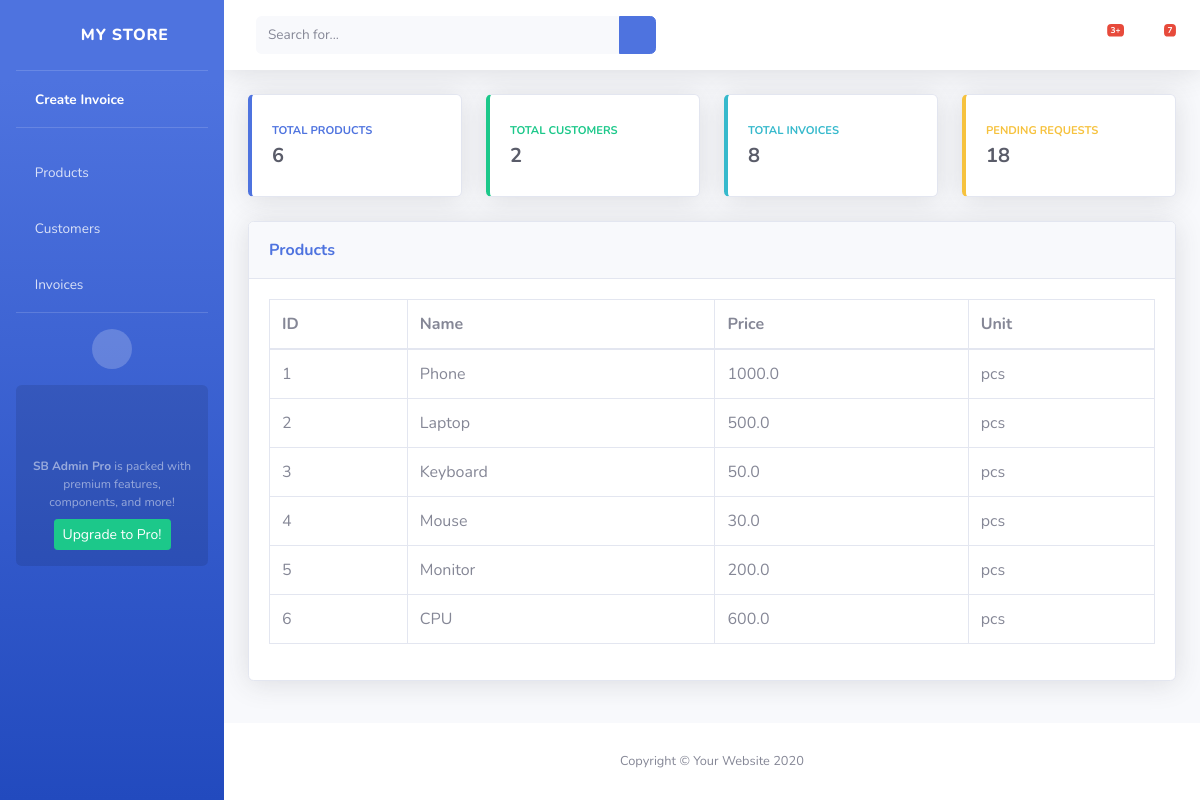
The app's page /view_product/ with its own data.
### invoice/models.py (models this page shows, shortened)
class Product(models.Model):
    product_name = models.CharField(max_length=255)
    product_price = models.FloatField(default=0)
    product_unit = models.CharField(max_length=255)

### invoice/views.py (the view)
# urls.py: path('view_product/', views.view_product, name='view_product'),
def view_product(request):
    total_product = Product.objects.count()
    total_customer = Customer.objects.count()
    total_invoice = Invoice.objects.count()
    product = Product.objects.all()
    context = {
        'total_product': total_product,
        'total_customer': total_customer,
        'total_invoice': total_invoice,
        'product': product,
    }
    return render(request, 'invoice/view_product.html', context)

### invoice/templates/invoice/view_product.html
{% extends "invoice/base/base.html" %}
{% block content %}
<div class="row">
    <div class="col-xl-12 col-lg-7">
        <div class="card shadow mb-4">
            <div class="card-header py-3 d-flex flex-row align-items-center justify-content-between">
                <label class="m-0 font-weight-bold text-primary">Products</label>
            </div>
            <div class="card-body">
                <div class="table-responsive">
                    <table class="table table-bordered" id="dataTable" width="100%" cellspacing="0">
                        <thead>
                            <tr>
                                <th>ID</th>
                                <th>Name</th>
                                <th>Price</th>
                                <th>Unit</th>
                            </tr>
                        </thead>
                        <tbody>
                            {% for i in product %}
                            <tr>
                                <td>{{i.id}}</td>
                                <td>{{i.product_name}}</td>
                                <td>{{i.product_price}}</td>
                                <td>{{i.product_unit}}</td>
                            </tr>
                            {% endfor %}
                        </tbody>
                    </table>
                </div>
            </div>
        </div>
    </div>
</div>
{% endblock %}

### records on screen
Product: id "1", product_name "Phone", product_price "1000.0", product_unit "pcs"
Product: id "2", product_name "Laptop", product_price "500.0", product_unit "pcs"
Product: id "3", product_name "Keyboard", product_price "50.0", product_unit "pcs"
Product: id "4", product_name "Mouse", product_price "30.0", product_unit "pcs"
Product: id "5", product_name "Monitor", product_price "200.0", product_unit "pcs"
Product: id "6", product_name "CPU", product_price "600.0", product_unit "pcs"

### other values on screen
{{ total_product }} "6"
{{ total_customer }} "2"
{{ total_invoice }} "8"
